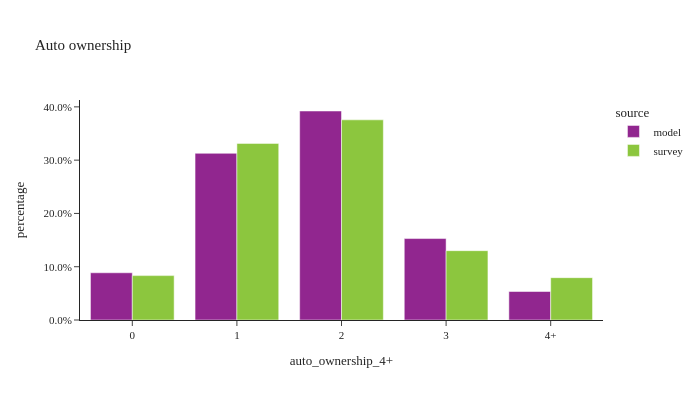

This figure's notebook cell:
### Markdown cell above
## Auto ownership across all households

### Code cell
util.plot_share_barchart(hh_data, 'hh_weight', 'auto_ownership_4+', title="Auto ownership")

### Figure 1 — Plotly figure (JSON) as saved in the notebook; plotly's stock layout.template omitted (floating-point values rounded to 4 significant figures)
{"data": [{"alignmentgroup": "True", "customdata": [[153854], [543088], [680991], [265372], [92820]], "hovertemplate": "source=model<br>auto_ownership_4+=%{x}<br>percentage=%{y}<br>sample_size=%{customdata[0]}<extra></extra>", "legendgroup": "model", "marker": {"color": "#91268F", "pattern": {"shape": ""}}, "name": "model", "offsetgroup": "model", "orientation": "v", "showlegend": true, "textposition": "auto", "type": "bar", "x": ["0", "1", "2", "3", "4+"], "xaxis": "x", "y": [0.08862, 0.3128, 0.3922, 0.1529, 0.05346], "yaxis": "y"}, {"alignmentgroup": "True", "customdata": [[639], [1694], [1114], [289], [134]], "hovertemplate": "source=survey<br>auto_ownership_4+=%{x}<br>percentage=%{y}<br>sample_size=%{customdata[0]}<extra></extra>", "legendgroup": "survey", "marker": {"color": "#8CC63E", "pattern": {"shape": ""}}, "name": "survey", "offsetgroup": "survey", "orientation": "v", "showlegend": true, "textposition": "auto", "type": "bar", "x": ["0", "1", "2", "3", "4+"], "xaxis": "x", "y": [0.08331, 0.3315, 0.3757, 0.1301, 0.07944], "yaxis": "y"}], "layout": {"barmode": "group", "height": 400, "legend": {"title": {"text": "source"}, "tracegroupgap": 0}, "title": {"text": "Auto ownership"}, "width": 700, "xaxis": {"anchor": "y", "domain": [0.0, 1.0], "title": {"text": "auto_ownership_4+"}}, "yaxis": {"anchor": "x", "domain": [0.0, 1.0], "tickformat": ".1%", "title": {"text": "percentage"}}}}
